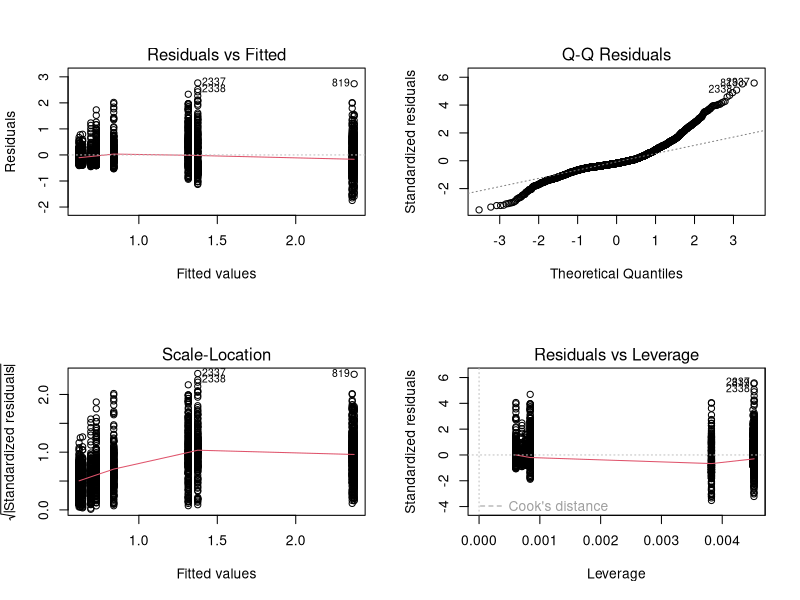
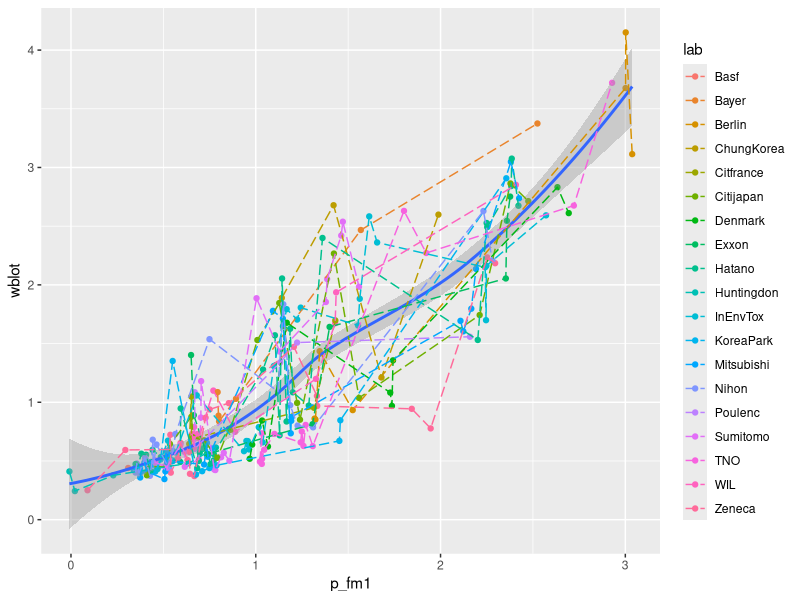
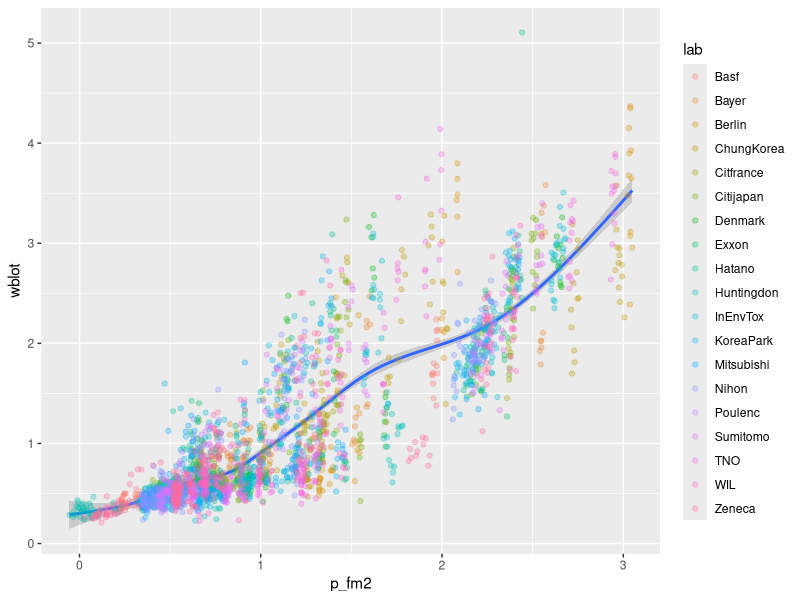
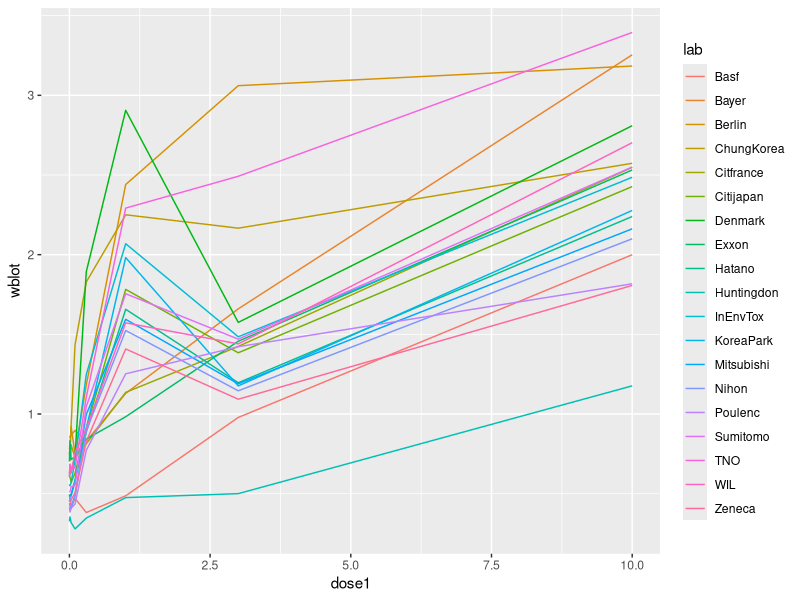
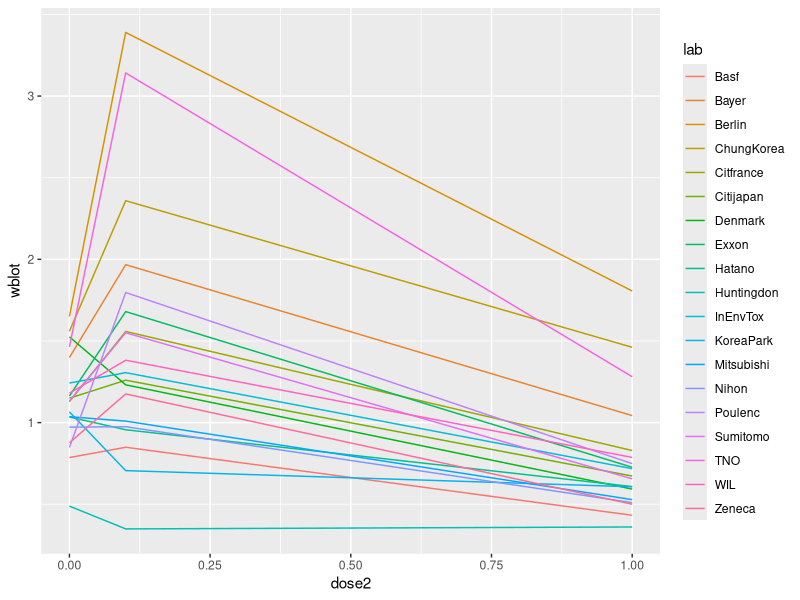
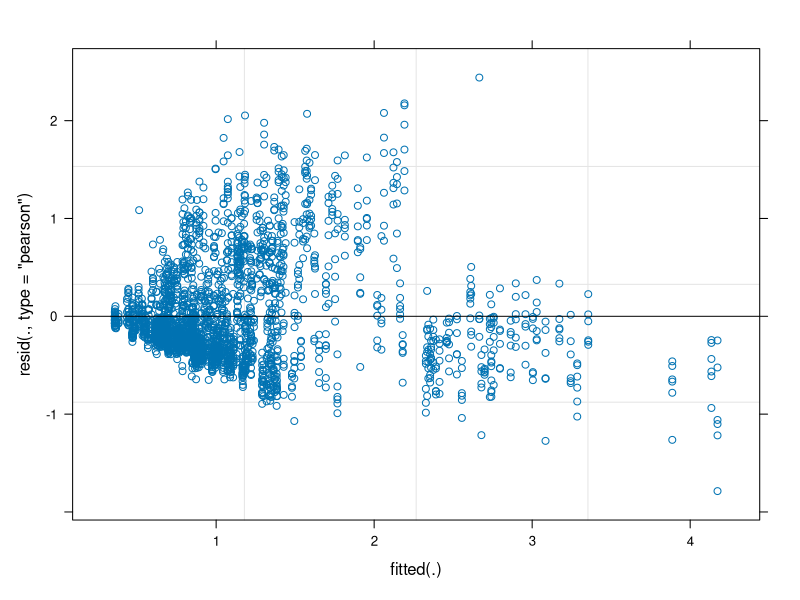

Write the R code that produced these figures, in order. (Note: this script raises an error after producing the figures.)
## ---- chunk 1
library(dplyr)
library(lme4)
library(ggplot2)
#read in the data
###plot multiple ggplots in one place  obtained from http://www.cookbook-r.com/Graphs/Multiple_graphs_on_one_page_(ggplot2)/
# Multiple plot function
#
# ggplot objects can be passed in ..., or to plotlist (as a list of ggplot objects)
# - cols:   Number of columns in layout
# - layout: A matrix specifying the layout. If present, 'cols' is ignored.
#
# If the layout is something like matrix(c(1,2,3,3), nrow=2, byrow=TRUE),
# then plot 1 will go in the upper left, 2 will go in the upper right, and
# 3 will go all the way across the bottom.
#
multiplot <- function(..., plotlist=NULL, file, cols=1, layout=NULL) {
  library(grid)

  # Make a list from the ... arguments and plotlist
  plots <- c(list(...), plotlist)

  numPlots = length(plots)

  # If layout is NULL, then use 'cols' to determine layout
  if (is.null(layout)) {
    # Make the panel
    # ncol: Number of columns of plots
    # nrow: Number of rows needed, calculated from # of cols
    layout <- matrix(seq(1, cols * ceiling(numPlots/cols)),
                    ncol = cols, nrow = ceiling(numPlots/cols))
  }

 if (numPlots==1) {
    print(plots[[1]])

  } else {
    # Set up the page
    grid.newpage()
    pushViewport(viewport(layout = grid.layout(nrow(layout), ncol(layout))))

    # Make each plot, in the correct location
    for (i in 1:numPlots) {
      # Get the i,j matrix positions of the regions that contain this subplot
      matchidx <- as.data.frame(which(layout == i, arr.ind = TRUE))

      print(plots[[i]], vp = viewport(layout.pos.row = matchidx$row,
                                      layout.pos.col = matchidx$col))
    }
  }
}

####

RMSE <- function(x,y) {return(sqrt(mean((y-x)^2)))} 
dat <- read.table("case1.txt", header = T, stringsAsFactors = F, na.strings = ".", colClasses=c("character","character","numeric","numeric","numeric","numeric","numeric","numeric"))
dat <-  dat %>% filter(complete.cases(blot)) %>% mutate(wblot = blot/body, wwet = wet/body)
## ---- chunk 2
set.seed(3)
samp <- sample(dim(dat)[1], dim(dat)[1]/10)
test <- dat[samp,]
train <- dat[-samp,]
## ---- chunk 3
quantile(test$wblot)
## ---- chunk 4
lm1 <- lm(wblot ~ 1+ poly(dose1,2) + poly(dose2,2), data = train)
par(mfrow=c(2,2))
plot(lm1)
## ---- chunk 5
R1 <- NULL
for(i in 1: 100) {
  samp <- sample(dim(dat)[1], dim(dat)[1]/10)
  test <- dat[samp,]
  train <- dat[-samp,]
  lm1 <- lm(wblot ~ 1+ poly(dose1,2) + poly(dose2,2), data = train)
  p_lm1 <- predict(lm1, test)
  R1 <- rbind(R1, RMSE(p_lm1, test$wblot))
}
## ---- chunk 6
fm1 <- lmer(wblot ~ 1 + (proto|lab) + body + poly(dose1,2) + poly(dose2,2), train)
summary(fm1)
## ---- chunk 7
R2 <- NULL
for(i in 1: 100){
  samp <- sample(dim(dat)[1], dim(dat)[1]/10)
  test <- dat[samp,]
  train <- dat[-samp,]
  fm1 <- lmer(wblot ~ 1 + (proto|lab) + body + poly(dose1,2) + poly(dose2,2), train)
  p_fm1 <- predict(fm1, test)
  R2 <- rbind(R2, RMSE(p_fm1, test$wblot))
}
ggplot(data = test, aes(p_fm1, wblot)) + geom_point(aes(colour = lab)) + geom_smooth() + geom_line(aes(colour=lab), linetype=5)
## ---- chunk 8
fm2 <- lmer(wblot ~ 1 + (proto|lab) + body + poly(dose1,2) + poly(dose2,2), dat)
summary(fm2)
p_fm2 <- predict(fm2, dat)
ggplot(data = dat, aes(p_fm2, wblot)) + geom_smooth() + geom_point(aes(colour = lab), alpha = 0.3) 

## ---- chunk 9
mean_dat1 <- dat %>% group_by(lab, dose1) %>% summarise(wblot = mean(wblot))
ggplot(data = mean_dat1, aes(x = dose1, y = wblot, color = lab)) + geom_line()
mean_dat2 <- dat %>% group_by(lab, dose2) %>% summarise(wblot = mean(wblot))
ggplot(data = mean_dat2, aes(x = dose2, y = wblot, color = lab)) + geom_line()

## ---- chunk 10
#dose response curve
minmod <- lmer(wblot ~ (1 + proto + dose1 + dose2| lab), dat) #minimum model
summary(minmod)
plot(minmod)
p_minmod <- predict(minmod, test)
ggplot(data = dat, aes(p_minmod, wblot)) + geom_smooth() + geom_point(aes(colour = lab), alpha = 0.3) #+ geom_line(aes(colour=lab), linetype=5)

## ---- chunk 11
medmod <- lmer(wblot ~ (1 + poly(dose1,2) + poly(dose2,2) |lab)+poly(dose1,2)+poly(dose2,2)+poly(body,2)+(proto*lab), dat) #med model
summary(medmod)
plot(medmod)
p_medmod <- predict(medmod, dat)
ggplot(data = dat, aes(p_medmod, wblot)) + geom_point(aes(colour = lab)) + geom_smooth() #+ geom_line(aes(colour=lab), linetype=5)

par(mfrow = c(2,2))
test_p <- ggplot(data = test, aes(x = wblot)) + geom_histogram() + lims(x = c(0,4)) + theme_bw()
min_p <- ggplot(test,aes(p_minmod)) + geom_histogram() + lims(x = c(0,4)) + theme_bw()
med_p <- ggplot(test,aes(p_medmod)) + geom_histogram() + lims(x = c(0,4)) + theme_bw()
multiplot(test_p, min_p, med_p, cols = 2)
